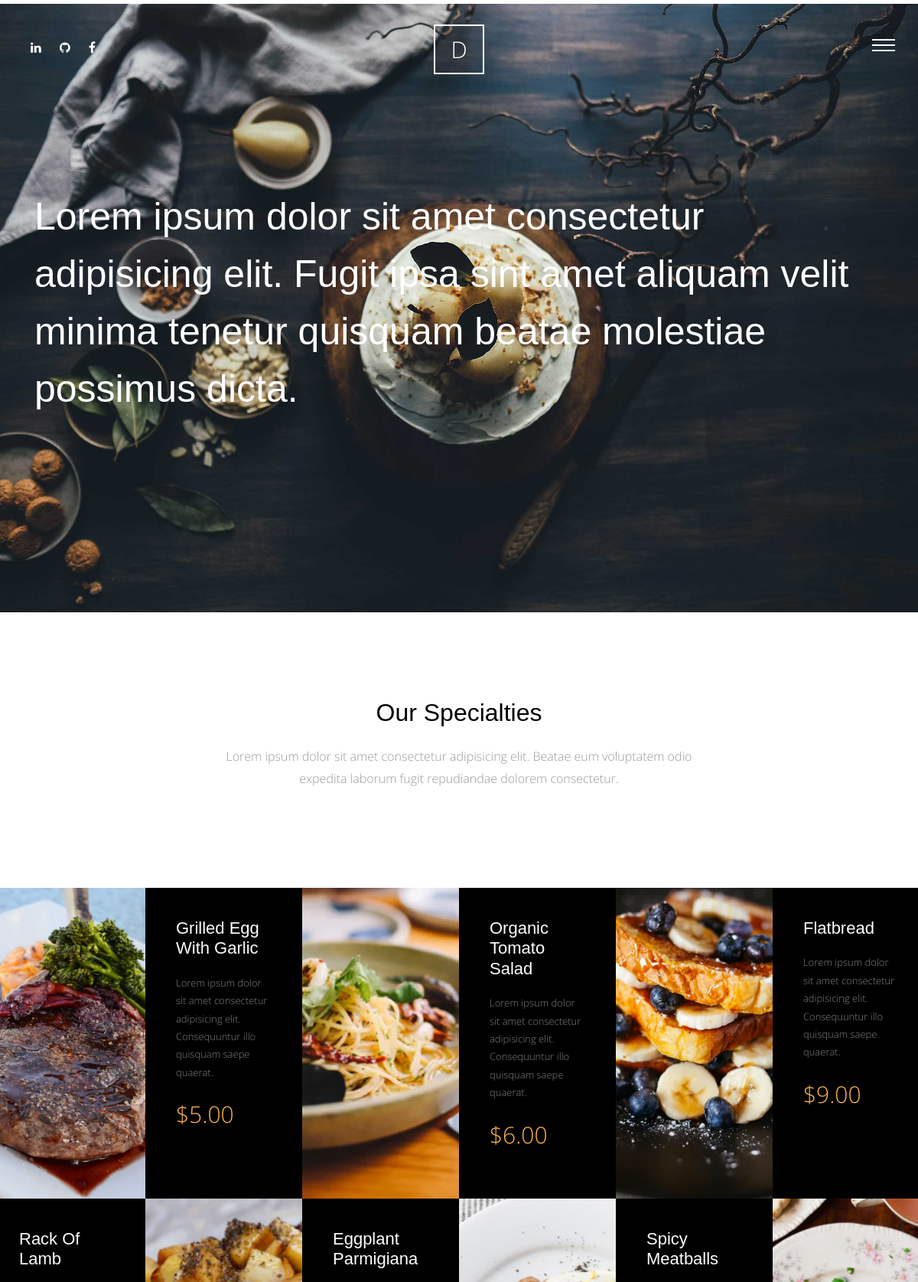
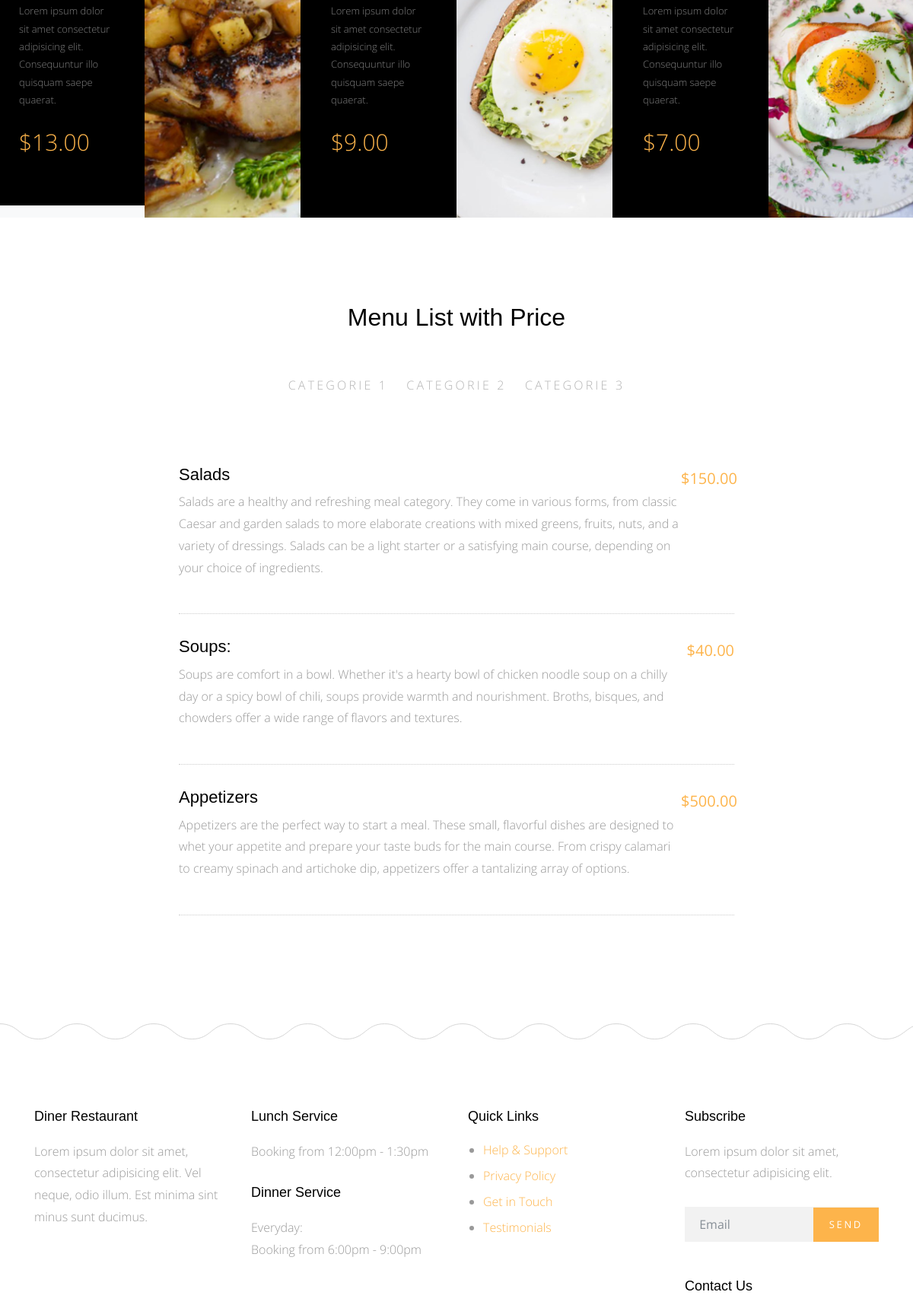
Screenshot of /meals/ (upper part) with the database file from the repository (2 pictures, top to bottom).
### meals/models.py (models this page shows, shortened)
class Category(models.Model):
    name = models.CharField(max_length=50)
    class Meta:
        verbose_name = 'category'
        verbose_name_plural = 'categories'
    def __str__(self) -> str:
        return self.name

class Meal(models.Model):
    name = models.CharField(max_length=50)
    description = models.TextField(max_length=500)
    category = models.ForeignKey('Category', models.SET_NULL, null=True)
    people = models.IntegerField()
    price = models.DecimalField(max_digits=5, decimal_places=2)
    preparation_time = models.IntegerField()
    image = models.ImageField(upload_to='meals/')
    slug = models.SlugField(blank=True, null=True)
    class Meta:
        verbose_name = 'meal'
        verbose_name_plural = 'meals'
    def __str__(self) -> str:
        return self.name

### meals/views.py (the view)
# urls.py: path('', views.meal_list, name='meal_list'),
def meal_list(request):
    meal_list = Meal.objects.all()
    print(meal_list)
    categories = Category.objects.all()
    context = {
        'meal_list': meal_list,
        'categories': categories,
        }
    return render(request, 'meals/list.html', context)

### meals/templates/meals/list.html
{% extends 'base.html' %}
{% load static %}
{% block body %}
      <div class="main-wrap">
        <div class="cover_1">
          <div class="img_bg" style="background-image: url({% static 'img/slider-1.jpg' %});" data-stellar-background-ratio="0.5">
            <div class="container">
              <div class="row align-items-center">
                <div class="col-md-12" data-aos="fade-up">
                  <h2 class="heading">Lorem ipsum dolor sit amet consectetur adipisicing elit. Fugit ipsa sint amet aliquam velit minima tenetur quisquam beatae molestiae possimus dicta.</h2>
                </div>
              </div>
            </div>
          </div>
        </div>
        <div class="section">
          <div class="container">
            <div class="row justify-content-center">
              <div class="col-md-7 text-center"  data-aos="fade-up">
                <h2 class="mb-4">Our Specialties</h2>
                <p class="lead">Lorem ipsum dolor sit amet consectetur adipisicing elit. Beatae eum voluptatem odio expedita laborum fugit repudiandae dolorem consectetur.</p>
              </div>
            </div>
          </div>
        </div>
        <div class="section pt-0 pb-0">
          <div class="menus d-flex bg-light">
            <div class="d-flex item">
              <div class="image" style="background-image: url({% static 'img/img_1.jpg' %});" data-aos="fade"></div>
              <div class="text">
                <h3>Grilled Egg With Garlic</h3>
                <p>Lorem ipsum dolor sit amet consectetur adipisicing elit. Consequuntur illo quisquam saepe quaerat.</p>
                <p class="price">$5.00</p>
              </div>
            </div>
            <div class="d-flex item">
              <div class="image order-2 order-md-1"  style="background-image: url({% static 'img/img_2.jpg' %});" data-aos="fade" data-aos-delay="100"></div>
              <div class="text order-1 order-md-2">
                <h3>Organic Tomato Salad</h3>
                <p>Lorem ipsum dolor sit amet consectetur adipisicing elit. Consequuntur illo quisquam saepe quaerat.</p>
                <p class="price">$6.00</p>
              </div>
            </div>
            <div class="d-flex item">
              <div class="image order-1 order-md-2 order-lg-2 order-xl-1" style="background-image: url({% static 'img/img_3.jpg' %});" data-aos="fade" data-aos-delay="200"></div>
              <div class="text order-2 order-md-1 order-lg-1 order-xl-2">
                <h3>Flatbread</h3>
                <p>Lorem ipsum dolor sit amet consectetur adipisicing elit. Consequuntur illo quisquam saepe quaerat.</p>
                <p class="price">$9.00</p>
              </div>
            </div>
            <div class="d-flex item">
              <div class="image order-2" style="background-image: url({% static 'img/img_4.jpg' %});");" data-aos="fade" data-aos-delay="300"></div>
              <div class="text order-1 mb-3">
                <h3>Rack Of Lamb</h3>
                <p>Lorem ipsum dolor sit amet consectetur adipisicing elit. Consequuntur illo quisquam saepe quaerat.</p>
                <p class="price">$13.00</p>
              </div>
            </div>
            <div class="d-flex item">
              <div class="image order-1 order-lg-1 order-xl-2" style="background-image: url({% static 'img/img_5.jpg' %});");" data-aos="fade" data-aos-delay="400"></div>
              <div class="text order-2 order-lg-2 order-xl-1">
                <h3>Eggplant Parmigiana</h3>
                <p>Lorem ipsum dolor sit amet consectetur adipisicing elit. Consequuntur illo quisquam saepe quaerat.</p>
                <p class="price">$9.00</p>
              </div>
            </div>
            <div class="d-flex item">
              <div class="image order-2 order-md-1 order-lg-1 order-xl-2" style="background-image: url({% static 'img/img_6.jpg' %});" data-aos="fade" data-aos-delay="500"></div>
              <div class="text order-1 order-md-2 order-lg-2 order-xl-1">
                <h3>Spicy Meatballs</h3>
                <p>Lorem ipsum dolor sit amet consectetur adipisicing elit. Consequuntur illo quisquam saepe quaerat.</p>
                <p class="price">$7.00</p>
              </div>
            </div>
          </div>
        </div>
        <div class="section">
          <div class="container">
            <div class="row justify-content-center">
              <div class="col-md-8" data-aos="fade-up">
                <h2 class="mb-5 text-center">Menu List with Price</h2>
                <ul class="nav site-tab-nav" id="pills-tab" role="tablist">
                  {% for category in categories %}
                    <li class="nav-item">
                      <a class="nav-link " id="{{category}}-tab" data-toggle="pill" href="#{{category}}" role="tab" aria-controls="{{category}}" aria-selected="true">{{category}}</a>
                    </li>
                  {% endfor %}
                </ul>
                <div class="tab-content" id="pills-tabContent">
                  {% for category in categories %}
                    <div  id="{{category}}" role="tabpanel" aria-labelledby="{{category}}-tab">
                      {% for meal in meal_list %}
                          {% if meal.category == category%}
                            <div class="d-block d-md-flex menu-food-item">
                              <div class="text order-1 mb-3">
                                <h3><a href="{% url 'meals:meal_detail' meal.slug %}">{{meal.name}}</a></h3>
                                <p>{{meal.description}}</p>
                              </div>
                              <div class="price order-2">
                                <strong>${{meal.price}}</strong>
                              </div>
                            </div>
                          {% endif %}
                      {% endfor %}
                    </div>
                  {% endfor %}
                </div>
              </div>
            </div>
          </div>
        </div>
      </div>
      {% endblock body %}

### templates/base.html (shortened to what this page needs)
{% load static %}
<!doctype html>
<html lang="en">
  <head>
    <link rel="stylesheet" href="{% static 'css/bootstrap.css' %}">
    <link rel="stylesheet" href="{% static 'css/animate.css' %}">
    <link rel="stylesheet" href="{% static 'css/owl.carousel.min.css' %}">
    <link rel="stylesheet" href="{% static 'css/magnific-popup.css' %}">
    <link rel="stylesheet" href="{% static 'css/aos.css' %}">
    <link rel="stylesheet" href="{% static 'css/bootstrap-datepicker.css' %}">
    <link rel="stylesheet" href="{% static 'css/jquery.timepicker.css' %}">
    <link rel="stylesheet" href="{% static 'fonts/ionicons/css/ionicons.min.css' %}">
    <link rel="stylesheet" href="{% static 'fonts/fontawesome/css/font-awesome.min.css' %}">
    <link rel="stylesheet" href="{% static 'fonts/flaticon/font/flaticon.css' %}">
    <link rel="stylesheet" href="{% static 'css/style.css' %}">
  </head>
  <body>
    <div class="site-wrap">
      <header class="site-header">
        <div class="row align-items-center">
          <div class="col-5 col-md-3">
             <ul class="list-unstyled social">
              <li><a target="_blank" href="https://www.linkedin.com/in/mohamed-salmi-227ba1bb/"><span class="fa fa-linkedin"></span></a></li>
              <li><a target="_blank" href="https://github.com/Amnzo"><span class="fa fa-github"></span></a></li>
              <li><a target="_blank" href="https://www.facebook.com/amnzo.salmi/"><span class="fa fa-facebook"></span></a></li>
            </ul>
          </div>
          <div class="col-2 col-md-6 text-center">
            <a href="/" class="site-logo">D</a>
          </div>
          <div class="col-5 col-md-3 text-right menu-burger-wrap">
            <a href="#" class="site-nav-toggle js-site-nav-toggle"><i></i></a>
          </div>
        </div>
      </header>
      {% block body %}
      {% endblock body %}
      <footer>
        <div class="site-footer">
          <div class="container">
            <div class="row small-gutters mb-5">
              <div class="col-md-6 col-lg-3 mb-5" data-aos="fade" data-aos-delay="100">
                <div class="footer-widget">
                  <h3>Diner Restaurant</h3>
                  <p>Lorem ipsum dolor sit amet, consectetur adipisicing elit. Vel neque, odio illum. Est minima sint minus sunt ducimus.</p>
                </div>
              </div>
              <div class="col-md-6 col-lg-3 mb-5" data-aos="fade" data-aos-delay="200">
                <div class="footer-widget">
                  <h3>Lunch Service</h3>
                  <p>Booking from 12:00pm - 1:30pm</p>
                  <h3>Dinner Service</h3>
                  <p>Everyday: <br> Booking from 6:00pm - 9:00pm</p>
                </div>
              </div>
              <div class="col-md-6 col-lg-3 mb-5" data-aos="fade" data-aos-delay="300">
                <div class="footer-widget">
                  <h3>Quick Links</h3>
                  <ul>
                    <li><a href="#">Help &amp; Support</a></li>
                    <li><a href="#">Privacy Policy</a></li>
                    <li><a href="#">Get in Touch</a></li>
                    <li><a href="#">Testimonials</a></li>
                  </ul>
                </div>
              </div>
              <div class="col-md-6 col-lg-3 mb-5" data-aos="fade" data-aos-delay="400">
                <div class="footer-widget footer-contact-widget">
                  <h3>Subscribe</h3>
                  <p>Lorem ipsum dolor sit amet, consectetur adipisicing elit.</p>
                  <form action="" class="form-subscribe mb-5">
                    <div class="form-group form-field">
                      <input type="submit" value="Send" class="btn btn-primary">
                      <input type="text" class="form-control" placeholder="Email">
                    </div>
                  </form>
                  <h3>Contact Us</h3>
                </div>
              </div>
            </div>
          </div>
        </div>
      </footer>
    </div>
  </body>
</html>

### rows the page displays
Category: name "CATEGORIE 1"
Category: name "CATEGORIE 2"
Category: name "CATEGORIE 3"
Meal: name "Salads", description "Salads are a healthy and refreshing meal category. They come in various forms, from classic Caesar and garden salads to more elaborate creations with mixed greens, fruits, nuts, and a variety of dressings. Salads can be a light starter or a satisfying main course, depending on your choice of ingredients.", price "150.00"
Meal: name "Soups:", description "Soups are comfort in a bowl. Whether it's a hearty bowl of chicken noodle soup on a chilly day or a spicy bowl of chili, soups provide warmth and nourishment. Broths, bisques, and chowders offer a wide range of flavors and textures.", price "40.00"
Meal: name "Appetizers", description "Appetizers are the perfect way to start a meal. These small, flavorful dishes are designed to whet your appetite and prepare your taste buds for the main course. From crispy calamari to creamy spinach and artichoke dip, appetizers offer a tantalizing array of options.", price "500.00"
